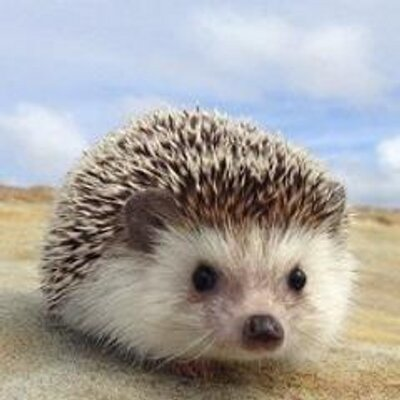
#> input picture img/hari.jpeg, 400 x 400 px
$ jupyter execute histgram.ipynb   (shell and % lines are left out)
#> lines starting #> are read from the running program, lines starting #| are printed output that depends on the picture
# ヒストグラムとは

画像の各濃淡レベルの画素数を，横軸に濃淡レベル，縦軸に濃淡レベルの画素数をとったグラフで表したもの

[cell 1]
import cv2
import matplotlib.pyplot as plt
import numpy as np
import sys

im = cv2.imread('../img/hari.jpeg',0)
#> im: shape (400, 400); min 0, max 252, mean 165.1
h,w = im.shape[:2]
#> h = 400; w = 400
# print im.shape
plt.imshow(im,cmap='gray')
plt.show()

[cell 2]
im = cv2.imread('../img/hari.jpeg',0)

plt.hist(im.ravel(),256,[0,256]); plt.show()

[cell 3]
im = cv2.imread('../img/hari.jpeg', 0)

color = ('b')
for i,col in enumerate(color):
    histr = cv2.calcHist([im],[i],None,[256],[0,256])
    plt.plot(histr,color = col)
    plt.xlim([0,256])
plt.show()
#> figure, not shown here; curve peaks at x = 210, y = 4802

[cell 4]
im = cv2.imread('../img/hari.jpeg')
#> im is the input picture: shape (400, 400, 3); mean B, G, R 161.6, 164.5, 167.8

color = ('b','g','r')
for i,col in enumerate(color):
    histr = cv2.calcHist([im],[i],None,[256],[0,256])
    plt.plot(histr,color = col)
    plt.xlim([0,256])
plt.show()
#> figure, not shown here; curve peaks at x = 236, y = 5847; curve peaks at x = 210, y = 4801; curve peaks at x = 196, y = 4080

# 比較

[cell 5]
import cv2
import matplotlib.pyplot as plt
import numpy as np
import sys

img1 = cv2.imread('../img/hari.jpeg',0)
img2 = cv2.imread('../img/nezu.jpeg',0)
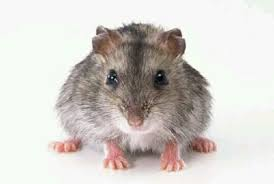
#> input picture img/nezu.jpeg, 274 x 184 px
#> img2: shape (184, 274); min 0, max 255, mean 207.8
plt.imshow(img1,cmap='gray')
plt.show()
plt.imshow(img2,cmap='gray')
plt.show()

[cell 6]
plt.hist(img1.ravel(),256,[0,256]); plt.show()
plt.hist(img2.ravel(),256,[0,256]); plt.show()

[cell 7]
import cv2
import matplotlib.pyplot as plt
import numpy as np
import sys

img1 = cv2.imread('../img/hari.jpeg')
img1Height, img1Width = img1.shape[:2]
#> img1Height = 400; img1Width = 400
print(img1Height, img1Width)
#| 400 400
img2 = cv2.imread('../img/nezu.jpeg')
#> img2 is the input picture: shape (184, 274, 3); mean B, G, R 202.4, 206.8, 211.5
img2Height, img2Width = img2.shape[:2]
#> img2Height = 184; img2Width = 274
print(img2Height, img2Width)
#| 184 274

color = ('b','g','r')
for i,col in enumerate(color):
    histr = cv2.calcHist([img1],[i],None,[256],[0,256])
    plt.plot(histr,color = col)
    plt.xlim([0,256])
plt.show()

color = ('b','g','r')
for i,col in enumerate(color):
    histr = cv2.calcHist([img2],[i],None,[256],[0,256])
    plt.plot(histr,color = col)
    plt.xlim([0,256])
plt.show()
#> figure, not shown here; curve peaks at x = 246, y = 10670; curve peaks at x = 248, y = 9960; curve peaks at x = 247, y = 10402

[cell 8]
import cv2
import matplotlib.pyplot as plt
import numpy as np
import sys

img1 = cv2.imread('../img/hari.jpeg',0)
img1Height, img1Width = img1.shape[:2]
img1 = cv2.resize(img1, (400, 400))
print(img1Height, img1Width)
#| 400 400
img2 = cv2.imread('../img/nezu.jpeg',0)
img2 = cv2.resize(img2, (400, 400))
#> img2: shape (400, 400)
img2Height, img2Width = img2.shape[:2]
#> img2Height = 400; img2Width = 400
print(img2Height, img2Width)
#| 400 400
plt.imshow(img1,cmap='gray')
plt.show()
plt.imshow(img2,cmap='gray')
plt.show()

[cell 9]
plt.hist(img1.ravel(),256,[0,256]); plt.show()
plt.hist(img2.ravel(),256,[0,256]); plt.show()

[cell 10]
import cv2
import matplotlib.pyplot as plt
import numpy as np
import sys

img1 = cv2.imread('../img/hari.jpeg')
img1Height, img1Width = img1.shape[:2]
img1 = cv2.resize(img1, (400, 400))
print(img1Height, img1Width)
#| 400 400
img2 = cv2.imread('../img/nezu.jpeg')
img2 = cv2.resize(img2, (400, 400))
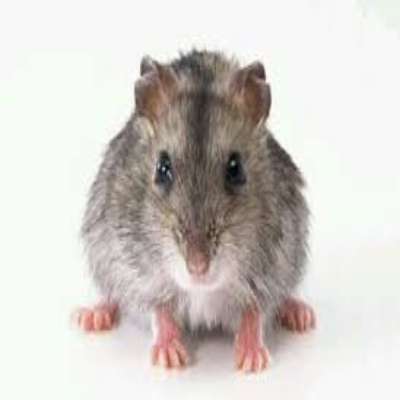
#> img2: shape (400, 400, 3); mean B, G, R 202.3, 206.7, 211.4
img2Height, img2Width = img2.shape[:2]
print(img2Height, img2Width)
#| 400 400

color = ('b','g','r')
for i,col in enumerate(color):
    histr = cv2.calcHist([img1],[i],None,[256],[0,256])
    plt.plot(histr,color = col)
    plt.xlim([0,256])
plt.show()

color = ('b','g','r')
for i,col in enumerate(color):
    histr = cv2.calcHist([img2],[i],None,[256],[0,256])
    plt.plot(histr,color = col)
    plt.xlim([0,256])
plt.show()
#> figure, not shown here; curve peaks at x = 246, y = 33316; curve peaks at x = 248, y = 31531; curve peaks at x = 247, y = 32596

[cell 11]
import cv2
import numpy as np
from matplotlib import pyplot as plt

img1 = cv2.imread('../img/hari.jpeg', 0)

hist,bins = np.histogram(img1.flatten(),256,[0,256])
#> hist = 256 values, max 4802 at index 210, min 0 at index 2, mean 625; bins = 257 values from 0 to 256

cdf = hist.cumsum()
#> cdf = 256 values from 3 to 160000
cdf_normalized = cdf * hist.max()/ cdf.max()
#> cdf_normalized = 256 values from 0.09 to 4802

plt.plot(cdf_normalized, color = 'b')
plt.hist(img1.flatten(),256,[0,256], color = 'r')
plt.xlim([0,256])
plt.legend(('cdf','histogram'), loc = 'upper left')
plt.show()
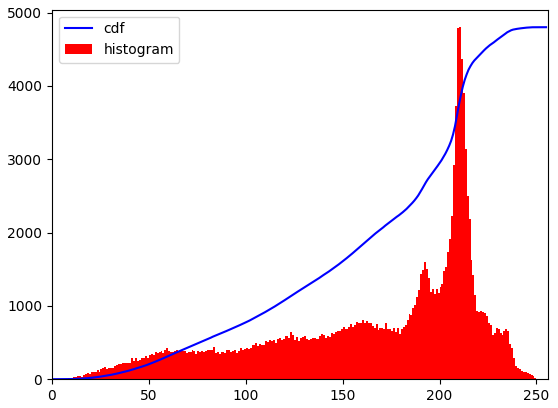
#> figure drawn by matplotlib, 1 panel; tallest bar 4802 high, from x = 210 to 211; curve peaks at x = 252, y = 4802

[cell 12]
import cv2
import numpy as np
from matplotlib import pyplot as plt

img2 = cv2.imread('../img/nezu.jpeg', 0)

hist,bins = np.histogram(img2.flatten(),256,[0,256])
#> hist = 256 values, max 11957 at index 248, min 0 at index 2, mean 196.9

cdf = hist.cumsum()
#> cdf = 256 values from 6 to 50416
cdf_normalized = cdf * hist.max()/ cdf.max()
#> cdf_normalized = 256 values from 1.42 to 11957

plt.plot(cdf_normalized, color = 'b')
plt.hist(img2.flatten(),256,[0,256], color = 'r')
plt.xlim([0,256])
plt.legend(('cdf','histogram'), loc = 'upper left')
plt.show()
#> figure, not shown here; tallest bar 11957 high, from x = 248 to 249; curve peaks at x = 255, y = 11957

[cell 13]
img2 = cv2.imread('../img/nezu.jpeg', 0)

# create a CLAHE object (Arguments are optional).
clahe = cv2.createCLAHE(clipLimit=2.0, tileGridSize=(8,8))
cl1 = clahe.apply(img2)

plt.imshow(cl1,cmap='gray')
plt.show()

# cv2.imwrite('clahe_2.jpg',cl1)

[cell 14]
import cv2
import numpy as np
from matplotlib import pyplot as plt

img2 = cv2.imread('../img/nezu.jpeg', 0)

# create a CLAHE object (Arguments are optional).
clahe = cv2.createCLAHE(clipLimit=1.0, tileGridSize=(8,8))
cl1 = clahe.apply(img2)


hist,bins = np.histogram(cl1.flatten(),256,[0,256])
#> hist = 256 values, max 6518 at index 250, min 0 at index 0, mean 196.9

cdf = hist.cumsum()
#> cdf = 256 values from 0 to 50416
cdf_normalized = cdf * hist.max()/ cdf.max()
#> cdf_normalized = 256 values from 0 to 6518

plt.plot(cdf_normalized, color = 'b')
plt.hist(cl1.flatten(),256,[0,256], color = 'r')
plt.xlim([0,256])
plt.legend(('cdf','histogram'), loc = 'upper left')
plt.show()
#> figure, not shown here; tallest bar 6518 high, from x = 250 to 251; curve peaks at x = 255, y = 6518

[cell 15]
import cv2
import numpy as np
from matplotlib import pyplot as plt

img2 = cv2.imread('../img/nezu.jpeg', 0)

cl1 = cv2.equalizeHist(img2)
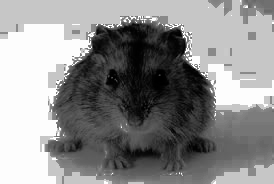
#> cl1: shape (184, 274); min 0, max 255, mean 140.5


hist,bins = np.histogram(cl1.flatten(),256,[0,256])
#> hist = 256 values, max 11957 at index 198, min 0 at index 104, mean 196.9

cdf = hist.cumsum()
#> cdf = 256 values from 98 to 50416
cdf_normalized = cdf * hist.max()/ cdf.max()
#> cdf_normalized = 256 values from 23.24 to 11957

plt.plot(cdf_normalized, color = 'b')
plt.hist(cl1.flatten(),256,[0,256], color = 'r')
plt.xlim([0,256])
plt.legend(('cdf','histogram'), loc = 'upper left')
plt.show()
#> figure, not shown here; tallest bar 11957 high, from x = 198 to 199; curve peaks at x = 255, y = 11957

[cell 16]
import matplotlib
import matplotlib.pyplot as plt
import numpy as np

from skimage import data, img_as_float
from skimage import exposure


matplotlib.rcParams['font.size'] = 8


def plot_img_and_hist(image, axes, bins=256):
    """Plot an image along with its histogram and cumulative histogram.

    """
    image = img_as_float(image)
    ax_img, ax_hist = axes
    ax_cdf = ax_hist.twinx()

    # Display image
    ax_img.imshow(image, cmap=plt.cm.gray)
    ax_img.set_axis_off()
    ax_img.set_adjustable('box-forced')

    # Display histogram
    ax_hist.hist(image.ravel(), bins=bins, histtype='step', color='black')
    ax_hist.ticklabel_format(axis='y', style='scientific', scilimits=(0, 0))
    ax_hist.set_xlabel('Pixel intensity')
    ax_hist.set_xlim(0, 1)
    ax_hist.set_yticks([])

    # Display cumulative distribution
    img_cdf, bins = exposure.cumulative_distribution(image, bins)
    ax_cdf.plot(bins, img_cdf, 'r')
    ax_cdf.set_yticks([])

    return ax_img, ax_hist, ax_cdf


# Load an example image
img = data.moon()
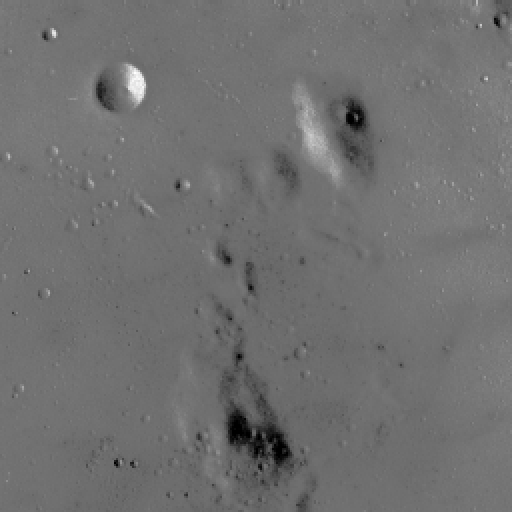
#> input picture skimage.data.moon(), 512 x 512 px
#> img is the input picture: shape (512, 512); min 0, max 255, mean 112.2

# Contrast stretching
p2, p98 = np.percentile(img, (2, 98))
#> p2 = 78; p98 = 129
img_rescale = exposure.rescale_intensity(img, in_range=(p2, p98))

# Equalization
img_eq = exposure.equalize_hist(img)

# Adaptive Equalization
img_adapteq = exposure.equalize_adapthist(img, clip_limit=0.03)
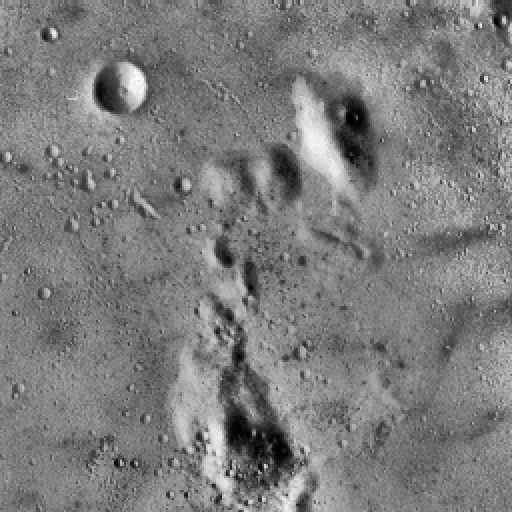
#> img_adapteq: shape (512, 512) float64; min 0, max 1, mean 0.489

# Display results
fig = plt.figure(figsize=(8, 5))
axes = np.zeros((2, 4), dtype=np.object)
axes[0, 0] = fig.add_subplot(2, 4, 1)
for i in range(1, 4):
    axes[0, i] = fig.add_subplot(2, 4, 1+i, sharex=axes[0,0], sharey=axes[0,0])
for i in range(0, 4):
    axes[1, i] = fig.add_subplot(2, 4, 5+i)

ax_img, ax_hist, ax_cdf = plot_img_and_hist(img, axes[:, 0])
#> in plot_img_and_hist, `img_cdf, bins = exposure.cumulative_distribution(image, bins)`: img_cdf = 256 values from 0.000916 to 1; bins = 256 values from 0.00195 to 0.998
ax_img.set_title('Low contrast image')

y_min, y_max = ax_hist.get_ylim()
#> y_min = 0; y_max = 24460.8
ax_hist.set_ylabel('Number of pixels')
ax_hist.set_yticks(np.linspace(0, y_max, 5))

ax_img, ax_hist, ax_cdf = plot_img_and_hist(img_rescale, axes[:, 1])
ax_img.set_title('Contrast stretching')

ax_img, ax_hist, ax_cdf = plot_img_and_hist(img_eq, axes[:, 2])
ax_img.set_title('Histogram equalization')

ax_img, ax_hist, ax_cdf = plot_img_and_hist(img_adapteq, axes[:, 3])
ax_img.set_title('Adaptive equalization')

ax_cdf.set_ylabel('Fraction of total intensity')
ax_cdf.set_yticks(np.linspace(0, 1, 5))

# prevent overlap of y-axis labels
fig.tight_layout()
plt.show()
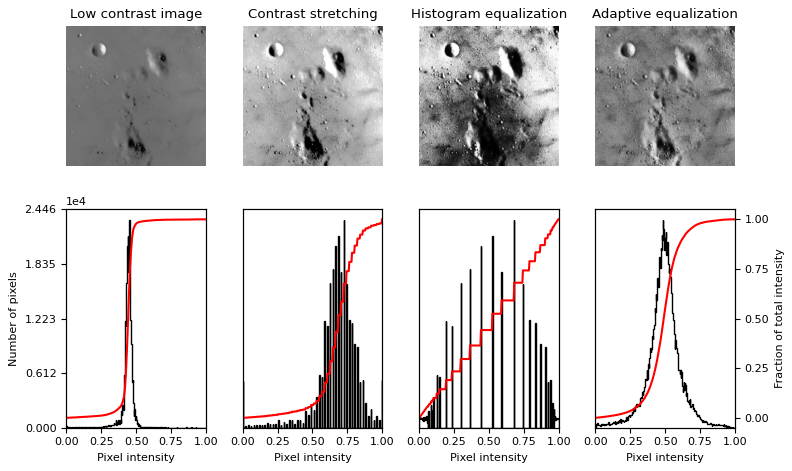
#> figure drawn by matplotlib, 12 panels; panel 12: curve peaks at x = 0.998, y = 1

[cell 17]
import matplotlib
import matplotlib.pyplot as plt
import numpy as np

from skimage import data, img_as_float
from skimage import exposure


matplotlib.rcParams['font.size'] = 8


def plot_img_and_hist(image, axes, bins=256):
    """Plot an image along with its histogram and cumulative histogram.

    """
    image = img_as_float(image)
    ax_img, ax_hist = axes
    ax_cdf = ax_hist.twinx()

    # Display image
    ax_img.imshow(image, cmap=plt.cm.gray)
    ax_img.set_axis_off()
    ax_img.set_adjustable('box-forced')

    # Display histogram
    ax_hist.hist(image.ravel(), bins=bins, histtype='step', color='black')
    ax_hist.ticklabel_format(axis='y', style='scientific', scilimits=(0, 0))
    ax_hist.set_xlabel('Pixel intensity')
    ax_hist.set_xlim(0, 1)
    ax_hist.set_yticks([])

    # Display cumulative distribution
    img_cdf, bins = exposure.cumulative_distribution(image, bins)
    ax_cdf.plot(bins, img_cdf, 'r')
    ax_cdf.set_yticks([])

    return ax_img, ax_hist, ax_cdf


# Load an example image
img = cv2.imread('../img/nezu.jpeg')

# Contrast stretching
p2, p98 = np.percentile(img, (2, 98))
#> p2 = 69; p98 = 252
img_rescale = exposure.rescale_intensity(img, in_range=(p2, p98))
#> img_rescale: shape (184, 274, 3)

# Equalization
img_eq = exposure.equalize_hist(img)
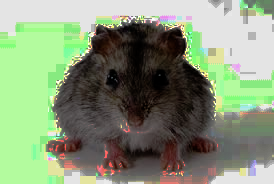
#> img_eq: shape (184, 274, 3) float64; mean B, G, R 0.474, 0.588, 0.527

# Adaptive Equalization
img_adapteq = exposure.equalize_adapthist(img, clip_limit=0.03)
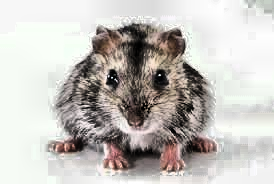
#> img_adapteq: shape (184, 274, 3) float64; mean B, G, R 0.741, 0.757, 0.77

# Display results
fig = plt.figure(figsize=(8, 5))
axes = np.zeros((2, 4), dtype=np.object)
axes[0, 0] = fig.add_subplot(2, 4, 1)
for i in range(1, 4):
    axes[0, i] = fig.add_subplot(2, 4, 1+i, sharex=axes[0,0], sharey=axes[0,0])
for i in range(0, 4):
    axes[1, i] = fig.add_subplot(2, 4, 5+i)

ax_img, ax_hist, ax_cdf = plot_img_and_hist(img, axes[:, 0])
#> in plot_img_and_hist, `img_cdf, bins = exposure.cumulative_distribution(image, bins)`: img_cdf = 256 values from 7.27e-05 to 1; bins = 256 values from 0.00195 to 0.998
ax_img.set_title('Low contrast image')

y_min, y_max = ax_hist.get_ylim()
#> y_max = 30735.6
ax_hist.set_ylabel('Number of pixels')
ax_hist.set_yticks(np.linspace(0, y_max, 5))

ax_img, ax_hist, ax_cdf = plot_img_and_hist(img_rescale, axes[:, 1])
ax_img.set_title('Contrast stretching')

ax_img, ax_hist, ax_cdf = plot_img_and_hist(img_eq, axes[:, 2])
ax_img.set_title('Histogram equalization')

ax_img, ax_hist, ax_cdf = plot_img_and_hist(img_adapteq, axes[:, 3])
ax_img.set_title('Adaptive equalization')

ax_cdf.set_ylabel('Fraction of total intensity')
ax_cdf.set_yticks(np.linspace(0, 1, 5))

# prevent overlap of y-axis labels
fig.tight_layout()
plt.show()
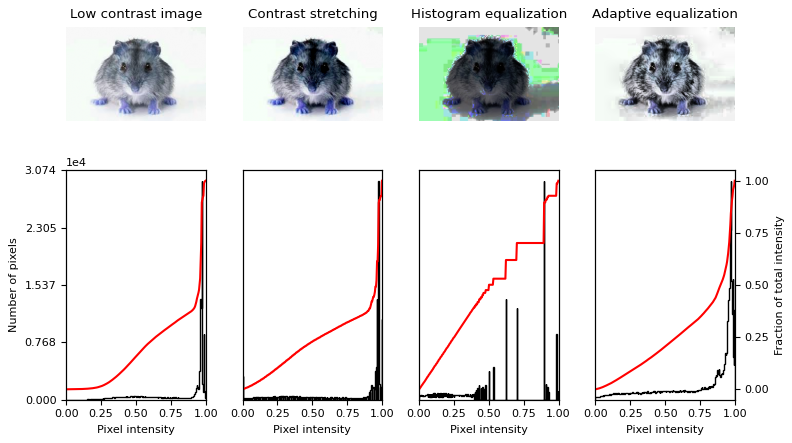
#> figure drawn by matplotlib, 12 panels; B, G, R data is drawn as R, G, B; panel 12: curve peaks at x = 0.998, y = 1
